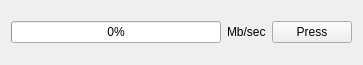
<?xml version="1.0" encoding="UTF-8"?>
<ui version="4.0">
 <class>TheWidgetItem</class>
 <widget class="QWidget" name="TheWidgetItem">
  <property name="geometry">
   <rect>
    <x>0</x>
    <y>0</y>
    <width>363</width>
    <height>65</height>
   </rect>
  </property>
  <property name="windowTitle">
   <string>Form</string>
  </property>
  <layout class="QGridLayout" name="gridLayout">
   <item row="0" column="0">
    <layout class="QVBoxLayout" name="verticalLayout">
     <item>
      <layout class="QHBoxLayout" name="horizontalLayout">
       <item>
        <widget class="QProgressBar" name="progressBar">
         <property name="value">
          <number>0</number>
         </property>
        </widget>
       </item>
       <item>
        <widget class="QLabel" name="speedLabel">
         <property name="text">
          <string>Mb/sec</string>
         </property>
        </widget>
       </item>
       <item>
        <widget class="QPushButton" name="pressThisBtn">
         <property name="text">
          <string>Press</string>
         </property>
        </widget>
       </item>
      </layout>
     </item>
    </layout>
   </item>
  </layout>
 </widget>
 <resources/>
 <connections/>
</ui>
